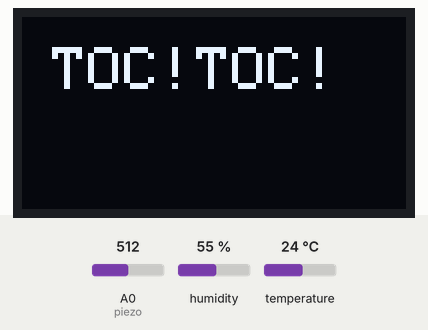
Recording of a sketch running on a simulated Arduino Uno, built with avr-gcc and run on an emulated ATmega328P. Parts: 128×64 one-colour display. The test bench sets the inputs (shaded band); at power-on: humidity 55 %, temperature 24 °C, A0 (piezo) = 512.

Above: at 1.9 s.
2.0 s: humidity set to 22 %
6.9 s: temperature set to 12 °C
10.2 s: A0 (piezo) set to 54
11.7 s: A0 (piezo) set to 46
At 12.4 s:
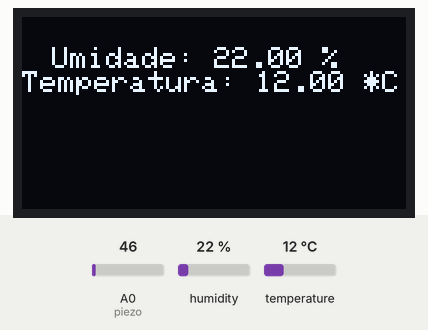
13.5 s: humidity set to 40 %
At 16.1 s:
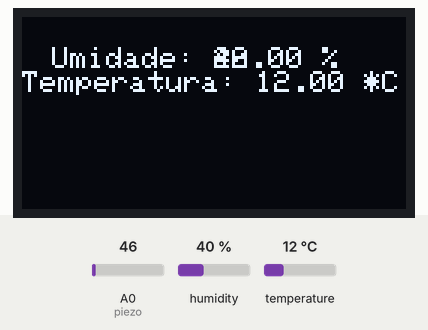
16.4 s: A0 (piezo) set to 122
At 16.7 s:
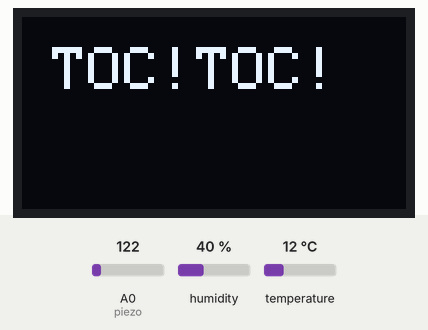
Timing chart, 0 to 19.4 s (numbered marks = the images above; inputs shaded):
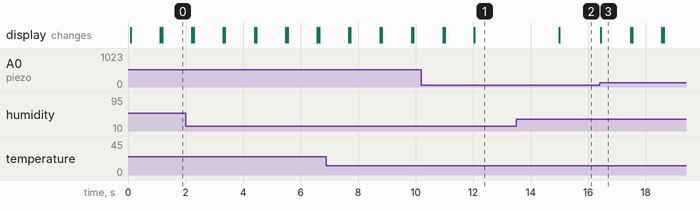

Measured:
- the behaviour switches between 50 and 49 on A0 (piezo) (found by bisection; images 0 and 1)
- after the input at 13.5 s, the display: changes after 1.5 s (image 2)
- after the input at 16.4 s, the display: changes at once (image 3)
- what the display in image 3 shows lasts 1.1 s, from 16.4 s to 17.5 s

The sketch:

display.ino
```cpp
// Nesse projeto é utilizado o sensor de temperatura e umidade DHT22 e o piezoelétrico
#include <SPI.h>
#include <Wire.h>
#include <Adafruit_GFX.h>
#include <Adafruit_SSD1306.h>
#include <DHT.h>
// Definicao do pino do sensor
#define DHTPIN 2
// Tipo de sensor
#define DHTTYPE 22

// Definicao de pinos interface SPI
#define OLED_SDA   9
#define OLED_SCK   10
#define OLED_DC    11
#define OLED_CS    12
#define OLED_RESET 13
Adafruit_SSD1306 display(OLED_SDA, OLED_SCK, OLED_DC, OLED_RESET, OLED_CS);

// Criacao do objeto para comunicacao com o sensor
DHT dht(DHTPIN, DHTTYPE);

//Piezoeletrico
const int piezo = 0; // A0
const int limiarLimite = 50; // Batimento

void sensorUmidTemp()
{
    float umidade = dht.readHumidity(); // ler umidade
    float temperatura = dht.readTemperature(); // ler temperatura

    display.setCursor(10,10);
    display.setTextColor(WHITE);
    display.setTextSize(1); //tamanho do texto
    display.print("Umidade: "); // mostra a umidade
    display.print(umidade);
    display.println(" %");
    display.print("Temperatura: "); // mostra a temperatura
    display.print(temperatura);
    display.println(" *C");
    display.display(); //executa o texto no display
}

void piezoToc()
{
        display.clearDisplay();
        display.setCursor(10,10);
        display.setTextColor(WHITE);
        display.setTextSize(2);
        display.print("TOC!TOC!");
        display.display();
}


void setup()
{
  Serial.begin(9600);
  // Inicializa o display
  display.begin(SSD1306_SWITCHCAPVCC);
  dht.begin();
  display.clearDisplay();
}

void loop()
{
  sensorUmidTemp();
  int val = analogRead(piezo);
  if (val >= limiarLimite)
  {
     piezoToc();
     display.clearDisplay();
     delay(1000);
     return sensorUmidTemp();
  }
}
```
